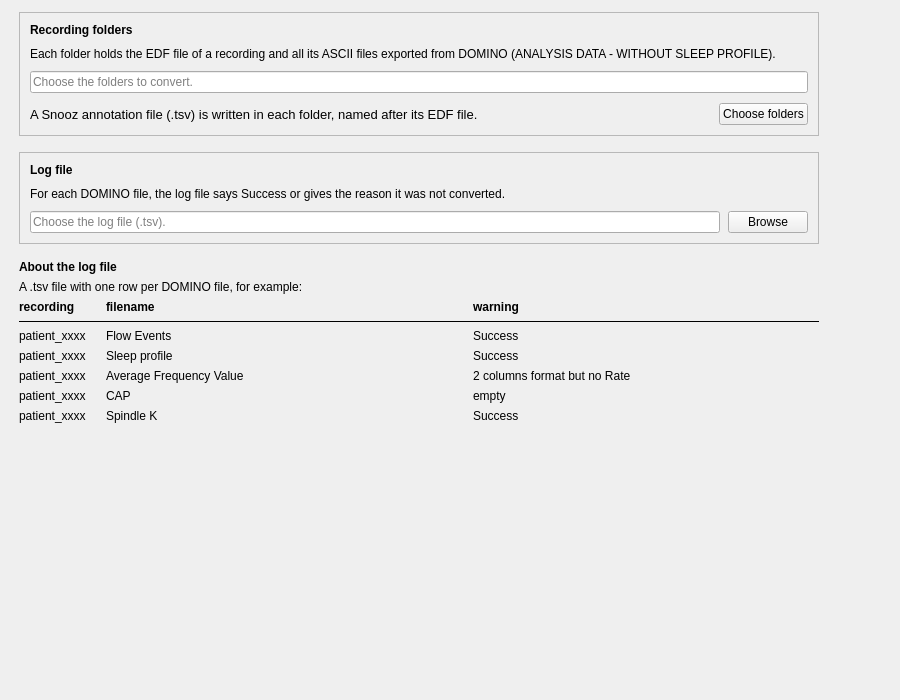
<?xml version="1.0" encoding="UTF-8"?>
<ui version="4.0">
 <class>DominoConverterSettingsView</class>
 <widget class="QWidget" name="DominoConverterSettingsView">
  <property name="geometry">
   <rect>
    <x>0</x>
    <y>0</y>
    <width>900</width>
    <height>700</height>
   </rect>
  </property>
  <property name="windowTitle">
   <string />
  </property>
  <layout class="QVBoxLayout" name="verticalLayout">
   <property name="leftMargin">
    <number>19</number>
   </property>
   <property name="topMargin">
    <number>12</number>
   </property>
   <property name="rightMargin">
    <number>19</number>
   </property>
   <property name="bottomMargin">
    <number>12</number>
   </property>
   <item>
    <layout class="QHBoxLayout" name="content_row" stretch="1,0">
     <property name="leftMargin">
      <number>0</number>
     </property>
     <property name="topMargin">
      <number>0</number>
     </property>
     <property name="rightMargin">
      <number>0</number>
     </property>
     <property name="bottomMargin">
      <number>0</number>
     </property>
     <item>
      <widget class="QWidget" name="content_widget" native="true">
       <property name="maximumSize">
        <size>
         <width>800</width>
         <height>16777215</height>
        </size>
       </property>
       <layout class="QVBoxLayout" name="content_layout">
        <property name="spacing">
         <number>16</number>
        </property>
        <property name="leftMargin">
         <number>0</number>
        </property>
        <property name="topMargin">
         <number>0</number>
        </property>
        <property name="rightMargin">
         <number>0</number>
        </property>
        <property name="bottomMargin">
         <number>0</number>
        </property>
        <item>
         <widget class="QFrame" name="folders_card">
          <property name="frameShape">
           <enum>QFrame::Shape::StyledPanel</enum>
          </property>
          <property name="frameShadow">
           <enum>QFrame::Shadow::Raised</enum>
          </property>
          <layout class="QVBoxLayout" name="folders_card_layout">
           <property name="spacing">
            <number>10</number>
           </property>
           <property name="leftMargin">
            <number>10</number>
           </property>
           <property name="topMargin">
            <number>10</number>
           </property>
           <property name="rightMargin">
            <number>10</number>
           </property>
           <property name="bottomMargin">
            <number>10</number>
           </property>
           <item>
            <widget class="QLabel" name="folders_label">
             <property name="font">
              <font>
               <bold>true</bold>
              </font>
             </property>
             <property name="text">
              <string>Recording folders</string>
             </property>
            </widget>
           </item>
           <item>
            <widget class="QLabel" name="folders_help_label">
             <property name="text">
              <string>Each folder holds the EDF file of a recording and all its ASCII files exported from DOMINO (ANALYSIS DATA - WITHOUT SLEEP PROFILE).</string>
             </property>
             <property name="wordWrap">
              <bool>true</bool>
             </property>
             <property name="variant" stdset="0">
              <string notr="true">help</string>
             </property>
            </widget>
           </item>
           <item>
            <widget class="QLineEdit" name="folders_lineedit">
             <property name="placeholderText">
              <string>Choose the folders to convert.</string>
             </property>
            </widget>
           </item>
           <item>
            <layout class="QHBoxLayout" name="folders_buttons_layout" stretch="1,0">
             <property name="spacing">
              <number>8</number>
             </property>
             <item>
              <widget class="QLabel" name="folders_output_label">
               <property name="font">
                <font>
                 <pointsize>10</pointsize>
                </font>
               </property>
               <property name="text">
                <string>A Snooz annotation file (.tsv) is written in each folder, named after its EDF file.</string>
               </property>
               <property name="wordWrap">
                <bool>true</bool>
               </property>
               <property name="variant" stdset="0">
                <string notr="true">help</string>
               </property>
              </widget>
             </item>
             <item>
              <widget class="QPushButton" name="pushButton_add_folder">
               <property name="text">
                <string>Choose folders</string>
               </property>
              </widget>
             </item>
            </layout>
           </item>
          </layout>
         </widget>
        </item>
        <item>
         <widget class="QFrame" name="log_card">
          <property name="frameShape">
           <enum>QFrame::Shape::StyledPanel</enum>
          </property>
          <property name="frameShadow">
           <enum>QFrame::Shadow::Raised</enum>
          </property>
          <layout class="QVBoxLayout" name="log_card_layout">
           <property name="spacing">
            <number>10</number>
           </property>
           <property name="leftMargin">
            <number>10</number>
           </property>
           <property name="topMargin">
            <number>10</number>
           </property>
           <property name="rightMargin">
            <number>10</number>
           </property>
           <property name="bottomMargin">
            <number>10</number>
           </property>
           <item>
            <widget class="QLabel" name="log_title_label">
             <property name="font">
              <font>
               <bold>true</bold>
              </font>
             </property>
             <property name="text">
              <string>Log file</string>
             </property>
            </widget>
           </item>
           <item>
            <widget class="QLabel" name="label_4">
             <property name="text">
              <string>For each DOMINO file, the log file says Success or gives the reason it was not converted.</string>
             </property>
             <property name="wordWrap">
              <bool>true</bool>
             </property>
             <property name="variant" stdset="0">
              <string notr="true">help</string>
             </property>
            </widget>
           </item>
           <item>
            <layout class="QHBoxLayout" name="log_layout">
             <property name="spacing">
              <number>8</number>
             </property>
             <item>
              <widget class="QLineEdit" name="lineEdit_logfilename">
               <property name="placeholderText">
                <string>Choose the log file (.tsv).</string>
               </property>
              </widget>
             </item>
             <item>
              <widget class="QPushButton" name="pushButton_browse_log">
               <property name="text">
                <string>Browse</string>
               </property>
              </widget>
             </item>
            </layout>
           </item>
          </layout>
         </widget>
        </item>
        <item>
         <layout class="QVBoxLayout" name="about_log_layout">
          <property name="spacing">
           <number>6</number>
          </property>
          <item>
           <widget class="QLabel" name="about_log_title_label">
            <property name="font">
             <font>
              <bold>true</bold>
             </font>
            </property>
            <property name="text">
             <string>About the log file</string>
            </property>
           </widget>
          </item>
          <item>
           <widget class="QLabel" name="about_log_label">
            <property name="text">
             <string>A .tsv file with one row per DOMINO file, for example:</string>
            </property>
            <property name="wordWrap">
             <bool>true</bool>
            </property>
            <property name="variant" stdset="0">
             <string notr="true">help</string>
            </property>
           </widget>
          </item>
          <item>
           <layout class="QGridLayout" name="log_table" columnstretch="0,1,1">
            <property name="horizontalSpacing">
             <number>20</number>
            </property>
            <property name="verticalSpacing">
             <number>6</number>
            </property>
            <item row="0" column="0">
             <widget class="QLabel" name="log_table_header_0">
              <property name="text">
               <string>&lt;b&gt;recording&lt;/b&gt;</string>
              </property>
              <property name="textFormat">
               <enum>Qt::TextFormat::RichText</enum>
              </property>
              <property name="wordWrap">
               <bool>true</bool>
              </property>
              <property name="alignment">
               <set>Qt::AlignmentFlag::AlignLeading|Qt::AlignmentFlag::AlignLeft|Qt::AlignmentFlag::AlignTop</set>
              </property>
             </widget>
            </item>
            <item row="0" column="1">
             <widget class="QLabel" name="log_table_header_1">
              <property name="text">
               <string>&lt;b&gt;filename&lt;/b&gt;</string>
              </property>
              <property name="textFormat">
               <enum>Qt::TextFormat::RichText</enum>
              </property>
              <property name="wordWrap">
               <bool>true</bool>
              </property>
              <property name="alignment">
               <set>Qt::AlignmentFlag::AlignLeading|Qt::AlignmentFlag::AlignLeft|Qt::AlignmentFlag::AlignTop</set>
              </property>
             </widget>
            </item>
            <item row="0" column="2">
             <widget class="QLabel" name="log_table_header_2">
              <property name="text">
               <string>&lt;b&gt;warning&lt;/b&gt;</string>
              </property>
              <property name="textFormat">
               <enum>Qt::TextFormat::RichText</enum>
              </property>
              <property name="wordWrap">
               <bool>true</bool>
              </property>
              <property name="alignment">
               <set>Qt::AlignmentFlag::AlignLeading|Qt::AlignmentFlag::AlignLeft|Qt::AlignmentFlag::AlignTop</set>
              </property>
             </widget>
            </item>
            <item row="1" column="0" rowspan="1" colspan="3">
             <widget class="QFrame" name="log_table_line">
              <property name="frameShape">
               <enum>QFrame::Shape::HLine</enum>
              </property>
              <property name="frameShadow">
               <enum>QFrame::Shadow::Plain</enum>
              </property>
             </widget>
            </item>
            <item row="2" column="0">
             <widget class="QLabel" name="log_table_1_0">
              <property name="text">
               <string>patient_xxxx</string>
              </property>
              <property name="wordWrap">
               <bool>true</bool>
              </property>
              <property name="variant" stdset="0">
               <string notr="true">help</string>
              </property>
              <property name="alignment">
               <set>Qt::AlignmentFlag::AlignLeading|Qt::AlignmentFlag::AlignLeft|Qt::AlignmentFlag::AlignTop</set>
              </property>
             </widget>
            </item>
            <item row="2" column="1">
             <widget class="QLabel" name="log_table_1_1">
              <property name="text">
               <string>Flow Events</string>
              </property>
              <property name="wordWrap">
               <bool>true</bool>
              </property>
              <property name="variant" stdset="0">
               <string notr="true">help</string>
              </property>
              <property name="alignment">
               <set>Qt::AlignmentFlag::AlignLeading|Qt::AlignmentFlag::AlignLeft|Qt::AlignmentFlag::AlignTop</set>
              </property>
             </widget>
            </item>
            <item row="2" column="2">
             <widget class="QLabel" name="log_table_1_2">
              <property name="text">
               <string>Success</string>
              </property>
              <property name="wordWrap">
               <bool>true</bool>
              </property>
              <property name="variant" stdset="0">
               <string notr="true">help</string>
              </property>
              <property name="alignment">
               <set>Qt::AlignmentFlag::AlignLeading|Qt::AlignmentFlag::AlignLeft|Qt::AlignmentFlag::AlignTop</set>
              </property>
             </widget>
            </item>
            <item row="3" column="0">
             <widget class="QLabel" name="log_table_2_0">
              <property name="text">
               <string>patient_xxxx</string>
              </property>
              <property name="wordWrap">
               <bool>true</bool>
              </property>
              <property name="variant" stdset="0">
               <string notr="true">help</string>
              </property>
              <property name="alignment">
               <set>Qt::AlignmentFlag::AlignLeading|Qt::AlignmentFlag::AlignLeft|Qt::AlignmentFlag::AlignTop</set>
              </property>
             </widget>
            </item>
            <item row="3" column="1">
             <widget class="QLabel" name="log_table_2_1">
              <property name="text">
               <string>Sleep profile</string>
              </property>
              <property name="wordWrap">
               <bool>true</bool>
              </property>
              <property name="variant" stdset="0">
               <string notr="true">help</string>
              </property>
              <property name="alignment">
               <set>Qt::AlignmentFlag::AlignLeading|Qt::AlignmentFlag::AlignLeft|Qt::AlignmentFlag::AlignTop</set>
              </property>
             </widget>
            </item>
            <item row="3" column="2">
             <widget class="QLabel" name="log_table_2_2">
              <property name="text">
               <string>Success</string>
              </property>
              <property name="wordWrap">
               <bool>true</bool>
              </property>
              <property name="variant" stdset="0">
               <string notr="true">help</string>
              </property>
              <property name="alignment">
               <set>Qt::AlignmentFlag::AlignLeading|Qt::AlignmentFlag::AlignLeft|Qt::AlignmentFlag::AlignTop</set>
              </property>
             </widget>
            </item>
            <item row="4" column="0">
             <widget class="QLabel" name="log_table_3_0">
              <property name="text">
               <string>patient_xxxx</string>
              </property>
              <property name="wordWrap">
               <bool>true</bool>
              </property>
              <property name="variant" stdset="0">
               <string notr="true">help</string>
              </property>
              <property name="alignment">
               <set>Qt::AlignmentFlag::AlignLeading|Qt::AlignmentFlag::AlignLeft|Qt::AlignmentFlag::AlignTop</set>
              </property>
             </widget>
            </item>
            <item row="4" column="1">
             <widget class="QLabel" name="log_table_3_1">
              <property name="text">
               <string>Average Frequency Value</string>
              </property>
              <property name="wordWrap">
               <bool>true</bool>
              </property>
              <property name="variant" stdset="0">
               <string notr="true">help</string>
              </property>
              <property name="alignment">
               <set>Qt::AlignmentFlag::AlignLeading|Qt::AlignmentFlag::AlignLeft|Qt::AlignmentFlag::AlignTop</set>
              </property>
             </widget>
            </item>
            <item row="4" column="2">
             <widget class="QLabel" name="log_table_3_2">
              <property name="text">
               <string>2 columns format but no Rate</string>
              </property>
              <property name="wordWrap">
               <bool>true</bool>
              </property>
              <property name="variant" stdset="0">
               <string notr="true">help</string>
              </property>
              <property name="alignment">
               <set>Qt::AlignmentFlag::AlignLeading|Qt::AlignmentFlag::AlignLeft|Qt::AlignmentFlag::AlignTop</set>
              </property>
             </widget>
            </item>
            <item row="5" column="0">
             <widget class="QLabel" name="log_table_4_0">
              <property name="text">
               <string>patient_xxxx</string>
              </property>
              <property name="wordWrap">
               <bool>true</bool>
              </property>
              <property name="variant" stdset="0">
               <string notr="true">help</string>
              </property>
              <property name="alignment">
               <set>Qt::AlignmentFlag::AlignLeading|Qt::AlignmentFlag::AlignLeft|Qt::AlignmentFlag::AlignTop</set>
              </property>
             </widget>
            </item>
            <item row="5" column="1">
             <widget class="QLabel" name="log_table_4_1">
              <property name="text">
               <string>CAP</string>
              </property>
              <property name="wordWrap">
               <bool>true</bool>
              </property>
              <property name="variant" stdset="0">
               <string notr="true">help</string>
              </property>
              <property name="alignment">
               <set>Qt::AlignmentFlag::AlignLeading|Qt::AlignmentFlag::AlignLeft|Qt::AlignmentFlag::AlignTop</set>
              </property>
             </widget>
            </item>
            <item row="5" column="2">
             <widget class="QLabel" name="log_table_4_2">
              <property name="text">
               <string>empty</string>
              </property>
              <property name="wordWrap">
               <bool>true</bool>
              </property>
              <property name="variant" stdset="0">
               <string notr="true">help</string>
              </property>
              <property name="alignment">
               <set>Qt::AlignmentFlag::AlignLeading|Qt::AlignmentFlag::AlignLeft|Qt::AlignmentFlag::AlignTop</set>
              </property>
             </widget>
            </item>
            <item row="6" column="0">
             <widget class="QLabel" name="log_table_5_0">
              <property name="text">
               <string>patient_xxxx</string>
              </property>
              <property name="wordWrap">
               <bool>true</bool>
              </property>
              <property name="variant" stdset="0">
               <string notr="true">help</string>
              </property>
              <property name="alignment">
               <set>Qt::AlignmentFlag::AlignLeading|Qt::AlignmentFlag::AlignLeft|Qt::AlignmentFlag::AlignTop</set>
              </property>
             </widget>
            </item>
            <item row="6" column="1">
             <widget class="QLabel" name="log_table_5_1">
              <property name="text">
               <string>Spindle K</string>
              </property>
              <property name="wordWrap">
               <bool>true</bool>
              </property>
              <property name="variant" stdset="0">
               <string notr="true">help</string>
              </property>
              <property name="alignment">
               <set>Qt::AlignmentFlag::AlignLeading|Qt::AlignmentFlag::AlignLeft|Qt::AlignmentFlag::AlignTop</set>
              </property>
             </widget>
            </item>
            <item row="6" column="2">
             <widget class="QLabel" name="log_table_5_2">
              <property name="text">
               <string>Success</string>
              </property>
              <property name="wordWrap">
               <bool>true</bool>
              </property>
              <property name="variant" stdset="0">
               <string notr="true">help</string>
              </property>
              <property name="alignment">
               <set>Qt::AlignmentFlag::AlignLeading|Qt::AlignmentFlag::AlignLeft|Qt::AlignmentFlag::AlignTop</set>
              </property>
             </widget>
            </item>
           </layout>
          </item>
         </layout>
        </item>
       </layout>
      </widget>
     </item>
     <item>
      <spacer name="content_spacer">
       <property name="orientation">
        <enum>Qt::Orientation::Horizontal</enum>
       </property>
       <property name="sizeHint" stdset="0">
        <size>
         <width>40</width>
         <height>20</height>
        </size>
       </property>
      </spacer>
     </item>
    </layout>
   </item>
   <item>
    <spacer name="verticalSpacer">
     <property name="orientation">
      <enum>Qt::Orientation::Vertical</enum>
     </property>
     <property name="sizeHint" stdset="0">
      <size>
       <width>40</width>
       <height>20</height>
      </size>
     </property>
    </spacer>
   </item>
  </layout>
 </widget>
 <resources>
  <include location="../../../../snooz-toolbox/src/main/python/ui/themes/themes.qrc" />
 </resources>
 <connections>
  <connection>
   <sender>pushButton_add_folder</sender>
   <signal>clicked()</signal>
   <receiver>DominoConverterSettingsView</receiver>
   <slot>add_folder_slot()</slot>
   <hints>
    <hint type="sourcelabel">
     <x>500</x>
     <y>141</y>
    </hint>
    <hint type="destinationlabel">
     <x>405</x>
     <y>212</y>
    </hint>
   </hints>
  </connection>
  <connection>
   <sender>pushButton_browse_log</sender>
   <signal>clicked()</signal>
   <receiver>DominoConverterSettingsView</receiver>
   <slot>browse_log_slot()</slot>
   <hints>
    <hint type="sourcelabel">
     <x>733</x>
     <y>316</y>
    </hint>
    <hint type="destinationlabel">
     <x>400</x>
     <y>178</y>
    </hint>
   </hints>
  </connection>
 </connections>
 <slots>
  <slot>add_folder_slot()</slot>
  <slot>browse_log_slot()</slot>
 </slots>
</ui>
